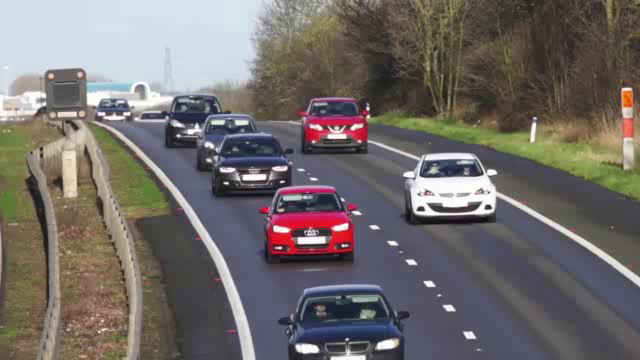
#> input picture frame 0 of Image and Video Classification/cars-short.mp4, 640 x 360 px, given in place of cars.mp4, which was not available
$ jupyter execute --allow-errors 02-video_processing.ipynb   (text cells are left out)
#> lines starting #> are read from the running program, lines starting #| are printed output that depends on the picture; pictures that were not available may be replaced by others from this repository, and a replacement may not be noted
[cell 1]
# Licensed under the Apache License, Version 2.0 (the "License");
# you may not use this file except in compliance with the License.
# You may obtain a copy of the License at
#
# https://www.apache.org/licenses/LICENSE-2.0
#
# Unless required by applicable law or agreed to in writing, software
# distributed under the License is distributed on an "AS IS" BASIS,
# WITHOUT WARRANTIES OR CONDITIONS OF ANY KIND, either express or implied.
# See the License for the specific language governing permissions and
# limitations under the License.

[cell 2]
import cv2 as cv

cars_video = cv.VideoCapture('cars.mp4')

[cell 3]
height = int(cars_video.get(cv.CAP_PROP_FRAME_HEIGHT))
width = int(cars_video.get(cv.CAP_PROP_FRAME_WIDTH))
fps = cars_video.get(cv.CAP_PROP_FPS)
total_frames = int(cars_video.get(cv.CAP_PROP_FRAME_COUNT))

print(f'height: {height}')
print(f'width: {width}')
print(f'frames per second: {fps}')
print(f'total frames: {total_frames}')
print(f'video length (seconds): {total_frames / fps}')

[cell 4]
cars_video.release()

[cell 5]
cars_video = cv.VideoCapture('cars.mp4')

total_frames = int(cars_video.get(cv.CAP_PROP_FRAME_COUNT))

frames_read = 0

for current_frame in range(0, total_frames):
  cars_video.set(cv.CAP_PROP_POS_FRAMES, current_frame)
  ret, _ = cars_video.read()
  if not ret:
    raise Exception(f'Problem reading frame {current_frame} from video')
  if (current_frame+1) % 50 == 0:
    print(f'Read {current_frame+1} frames so far')
#> this loop made 25 passes
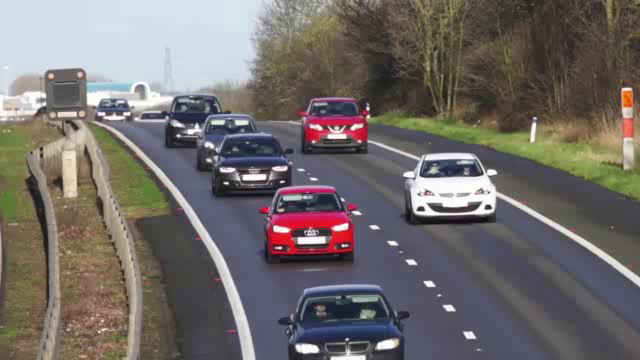
#> input picture frame 0 of Image and Video Classification/cars-short.mp4, 640 x 360 px, given in place of cars.mp4, which was not available
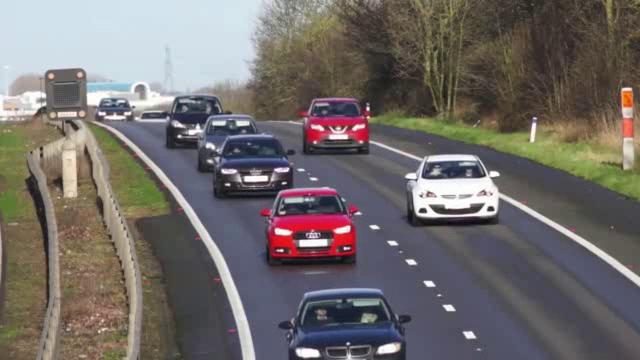
#> input picture frame 1 of Image and Video Classification/cars-short.mp4, 640 x 360 px, given in place of cars.mp4, which was not available

cars_video.release()

print(f'Read {total_frames} frames')

[cell 6]
import matplotlib.pyplot as plt

cars_video = cv.VideoCapture('cars.mp4')
cars_video.set(cv.CAP_PROP_POS_FRAMES, 123)
ret, frame = cars_video.read()
#> (the rest of this cell did not finish here and is left out)

[cell 7]
input_video = cv.VideoCapture('cars.mp4')

height = int(input_video.get(cv.CAP_PROP_FRAME_HEIGHT))
width = int(input_video.get(cv.CAP_PROP_FRAME_WIDTH))
fps = input_video.get(cv.CAP_PROP_FPS)

[cell 8]
fourcc = cv.VideoWriter_fourcc(*'mp4v')
output_video = cv.VideoWriter('cars-short.mp4', fourcc, fps, (width, height))

[cell 9]
for i in range(0, int(fps)):
  input_video.set(cv.CAP_PROP_POS_FRAMES, i)
  ret, frame = input_video.read()
  if not ret:
    raise Exception("Problem reading frame", i, " from video")
  output_video.write(frame)
#> this loop made 25 passes
#> pass 3, `ret, frame = input_video.read()`:
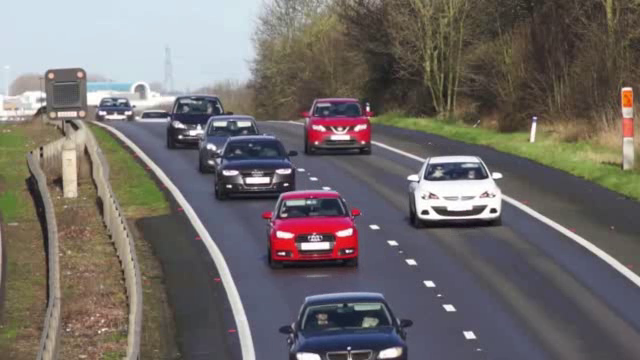
#> frame: shape (360, 640, 3); mean B, G, R 106.2, 108.2, 113.9
#> after the loop:
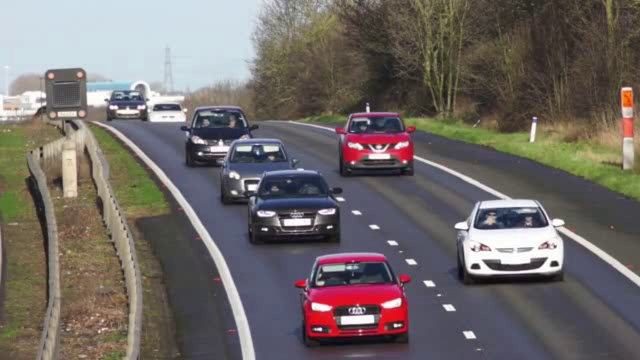
#> frame: shape (360, 640, 3); mean B, G, R 103.8, 106.3, 113

[cell 10]
input_video.release()
output_video.release()

[cell 11]
import os

os.listdir('./')

[cell 12]
input_video = cv.VideoCapture('cars.mp4')

height = int(input_video.get(cv.CAP_PROP_FRAME_HEIGHT))
width = int(input_video.get(cv.CAP_PROP_FRAME_WIDTH))
fps = input_video.get(cv.CAP_PROP_FPS)

fourcc = cv.VideoWriter_fourcc(*'mp4v')
output_video = cv.VideoWriter('cars-sampled.mp4', fourcc, fps, (width, height))

total_frames = int(input_video.get(cv.CAP_PROP_FRAME_COUNT))

for i in range(0, total_frames, 25):
  input_video.set(cv.CAP_PROP_POS_FRAMES, i)
  ret, frame = input_video.read()
  if not ret:
    raise Exception("Problem reading frame", i, " from video")
  output_video.write(frame)
#> frame is the input picture: shape (360, 640, 3); mean B, G, R 106.1, 108.3, 113.9

input_video.release()
output_video.release()

$ run again, starting later in the video
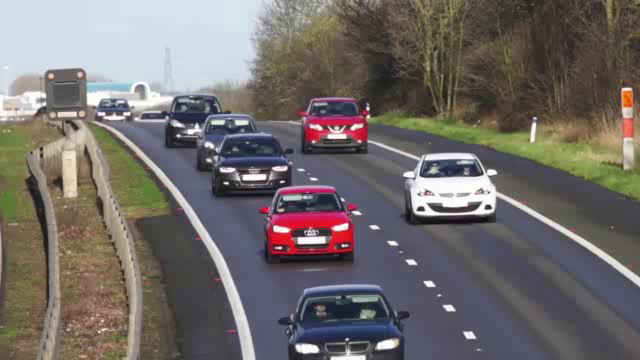
#> input picture frame 0 of Image and Video Classification/cars-short.mp4, 640 x 360 px, given in place of cars.mp4, which was not available
#> the loop `for current_frame in range(0, total_frames):` made 25 passes
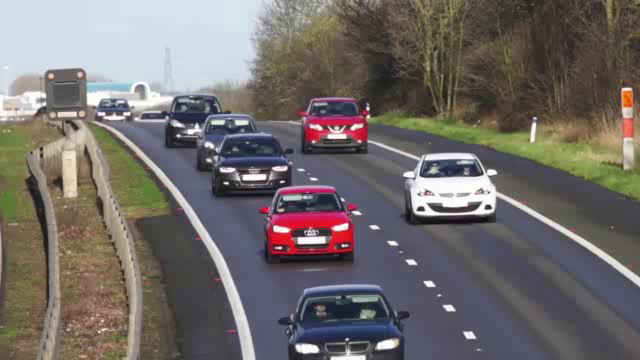
#> input picture frame 0 of Image and Video Classification/cars-short.mp4, 640 x 360 px, given in place of cars.mp4, which was not available
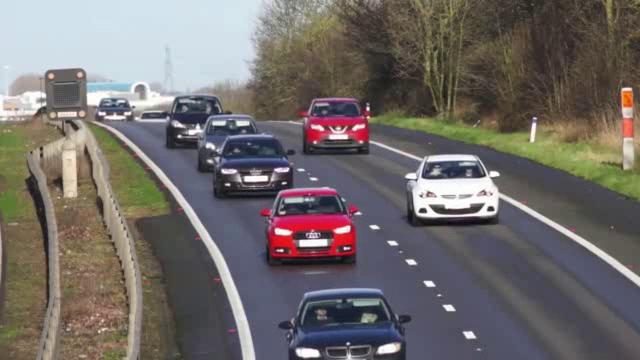
#> input picture frame 1 of Image and Video Classification/cars-short.mp4, 640 x 360 px, given in place of cars.mp4, which was not available
#> frame is the input picture: shape (360, 640, 3); mean B, G, R 106.1, 108.3, 113.9

$ run again, starting later in the video
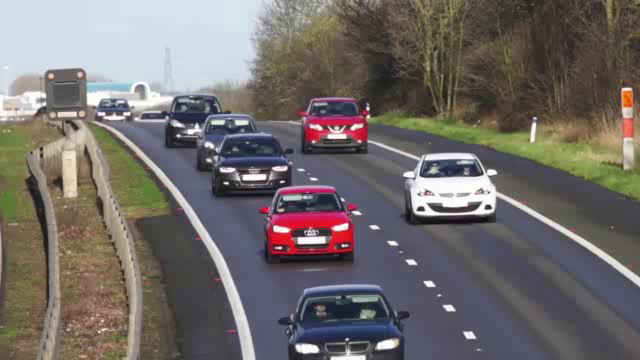
#> input picture frame 0 of Image and Video Classification/cars-short.mp4, 640 x 360 px, given in place of cars.mp4, which was not available
#> the loop `for current_frame in range(0, total_frames):` made 25 passes
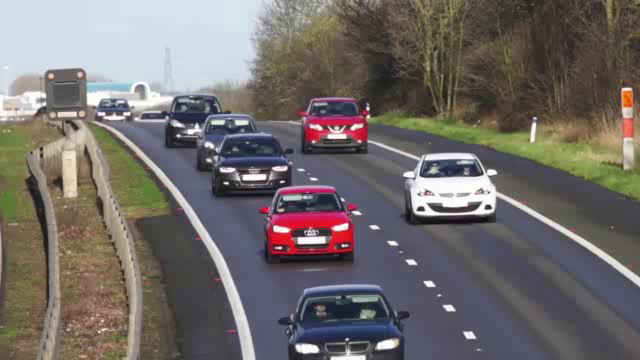
#> input picture frame 0 of Image and Video Classification/cars-short.mp4, 640 x 360 px, given in place of cars.mp4, which was not available
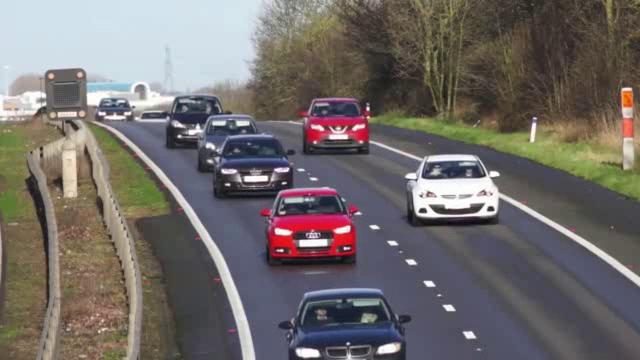
#> input picture frame 1 of Image and Video Classification/cars-short.mp4, 640 x 360 px, given in place of cars.mp4, which was not available
#> frame is the input picture: shape (360, 640, 3); mean B, G, R 106.1, 108.3, 113.9
